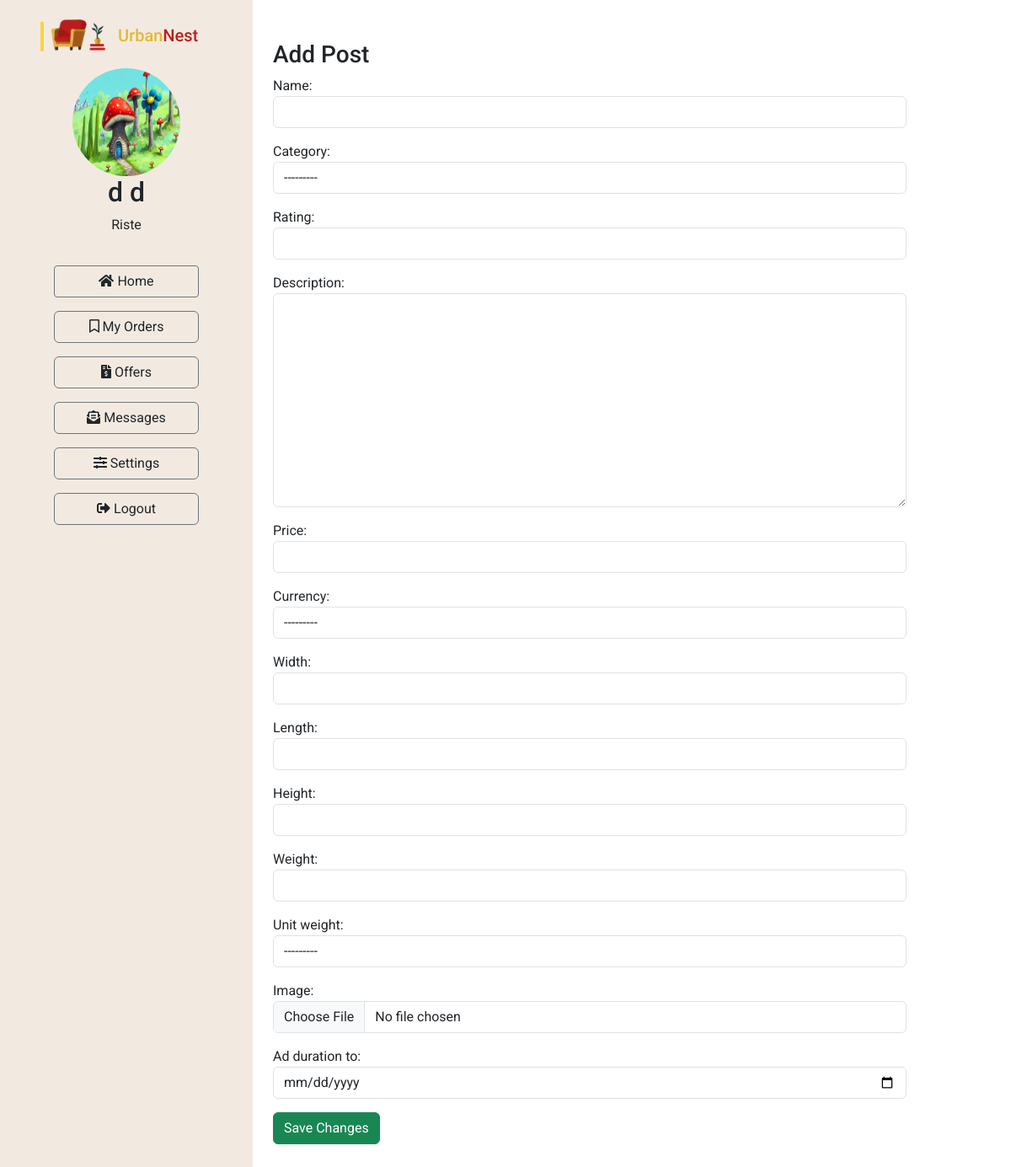
The app's page /ad/add_furniture_ad (signed in), older data.
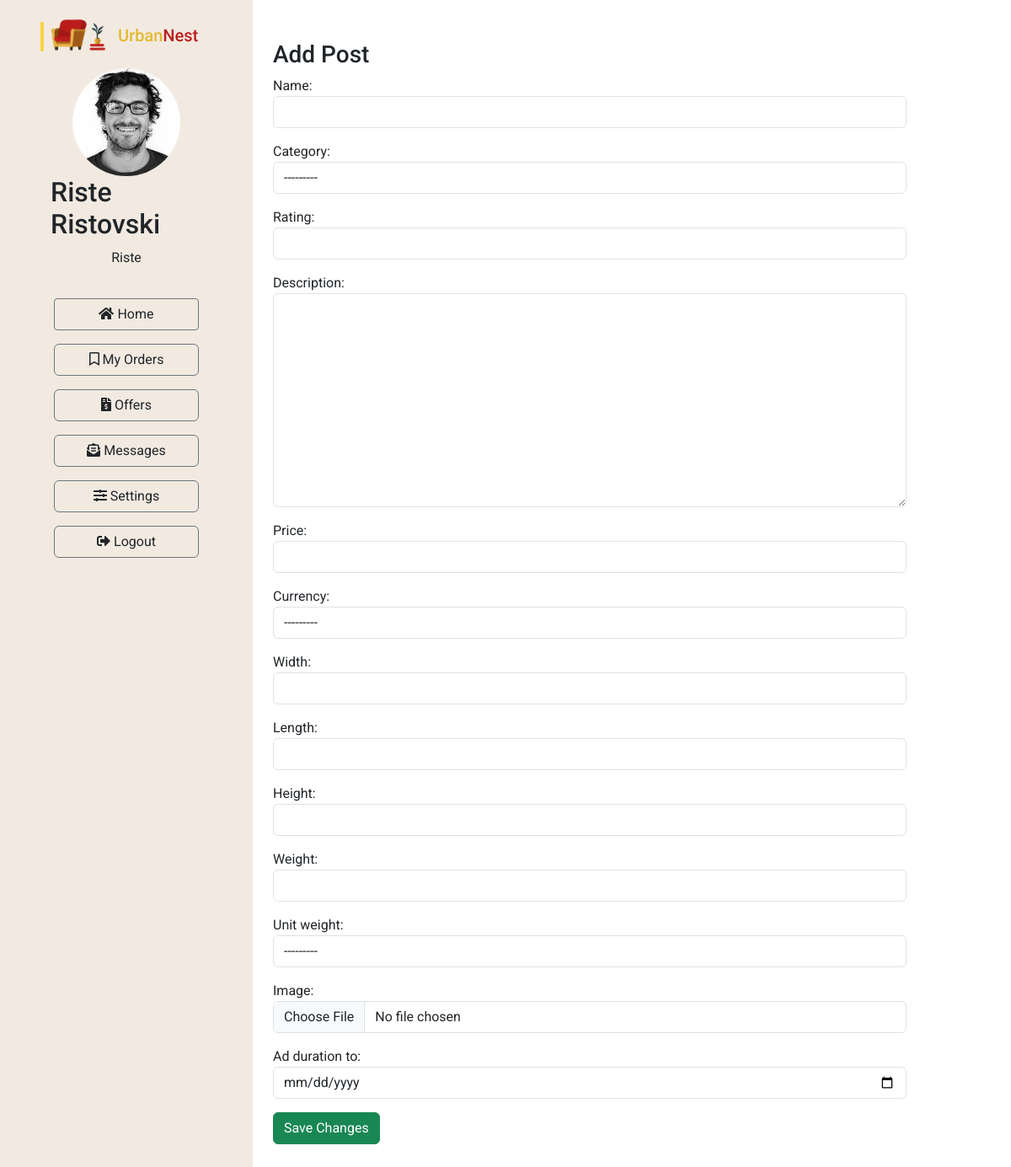
The same page, newer data.
### Furniture/models.py (models this page shows, shortened)
class UrbanNestUser(models.Model):
    user = models.OneToOneField(User, on_delete=models.CASCADE)
    first_name = models.CharField(max_length=100)
    last_name = models.CharField(max_length=100)
    photo = models.ImageField(upload_to='images/users', null=True, blank=True)
    address = models.CharField(max_length=200)
    city = models.CharField(max_length=100)
    postal_code = models.CharField(max_length=100)
    province = models.CharField(max_length=100)
    country = CountryField()
    phone_number = models.CharField(max_length=15)
    shopping_cart = models.ForeignKey('ShoppingCart', on_delete=models.CASCADE, null=True, blank=True)

### Furniture/views.py (the view)
# urls.py: path('ad/add_furniture_ad', add_furniture_ad, name='add_furniture_ad'),
@login_required
def add_furniture_ad(request):
    if request.method == 'POST':
        form = FurnitureAdForm(request.POST, request.FILES)
        if form.is_valid():
            furniture_ad = form.save(commit=False)
            furniture_ad.seller = UrbanNestUser.objects.get(user=request.user)
            if not request.FILES:
                furniture_ad.image = 'images/furnitures/default.jpg'
            furniture_ad.save()
            return redirect('dashboard_home')
    else:
        form = FurnitureAdForm()
    user = UrbanNestUser.objects.get(user=request.user)
    context = {'form': form, 'user': user}
    return render(request, 'ad-add.html', context=context)

### Furniture/forms.py
class FurnitureAdForm(forms.ModelForm):
    def __init__(self, *args, **kwargs):
        super(FurnitureAdForm, self).__init__(*args, **kwargs)
        for field in self.visible_fields():
            field.field.widget.attrs['class'] = 'form-control'
        self.fields['ad_duration_to'].widget = forms.DateInput(
            attrs={'type': 'date', 'class': 'form-control datepicker'}
        )
    class Meta:
        model = FurnitureAd
        exclude = ["user", "seller", "views", "status", "active"]

### Furniture/models.py (called while the page is built)
    def __str__(self):
        return self.name

### Furniture/templates/ad-add.html (shortened to what this page needs)
{% extends "dashboard/base-dashboard.html" %}
{% block content %}
<div class="container my-5">
    <h3>Add Post</h3>
    <form method="post" enctype="multipart/form-data">
        {{ form.as_p }}
        <button id="post_furniture_ad" type="submit" class="btn btn-success">Save Changes</button>
    </form>
</div>
{% endblock %}

### Furniture/templates/dashboard/base-dashboard.html (shortened to what this page needs)
<!DOCTYPE html>
<html lang="en">
<head>
    <link rel="stylesheet" href="https://cdn.jsdelivr.net/npm/bootstrap@5.3.0/dist/css/bootstrap.min.css">
    <link rel="stylesheet"
          href="https://cdn.jsdelivr.net/npm/@fortawesome/fontawesome-free@6.2.1/css/fontawesome.min.css"
>
</head>
<body>
<div style="min-height: 100vh;">
    <div class="row d-flex align-items-stretch p-0 m-0">
        <div class="py-3 px-5 col-md-3" style="background: #F2EAE1; min-height: 100vh;">
            <a href="{% url 'index' %}">
                <div>
                </div>
            </a>
            <div class="pt-3 container d-flex flex-column align-items-center justify-content-center mb-1">
                {% if user.photo %}
                <img src="{{ MEDIA_URL }}{{ user.photo.url }}" alt="" class="rounded-circle"
                     style="width: 128px; height: 128px;">
                {% endif %}
                <h2>{{ user.first_name }} {{ user.last_name }}</h2>
                <p>{{ user.user.username }}</p>
            </div>
            <div class="d-flex flex-column justify-content-center px-3 gap-3 py-3">
                <a href="{% url 'dashboard_home' %}" class="text-decoration-none text-reset btn btn-outline-secondary"
                   style="border-radius: 4px;"><i class="fas fa-home"></i> Home</a>
                <a href="{% url 'my_orders' %}" class="text-decoration-none text-reset btn btn-outline-secondary"><i
                        class='far fa-bookmark'></i> My
                    Orders</a>
                <a href="{% url 'offers' %}" class="text-decoration-none text-reset btn btn-outline-secondary"><i
                        class='fas fa-file-invoice-dollar'></i> Offers</a>
                <a href="{% url 'dashboard_messages' %}"
                   class="text-decoration-none text-reset btn btn-outline-secondary"><i
                        class='fas fa-envelope-open-text'></i> Messages</a>
                <a href="{% url 'edit_settings' %}" class="text-decoration-none text-reset btn btn-outline-secondary"><i
                        class='fas fa-sliders-h'></i> Settings</a>
                <a href="{% url 'logout' %}" class="text-decoration-none text-reset btn btn-outline-secondary"><i
                        class="fas fa-sign-out-alt"></i> Logout</a>
            </div>
        </div>
        <div class="col-md-8 white">
            {% block content %}{% endblock %}
        </div>
    </div>
</div>
</body>
</html>

Row changes from the older to the newer data that the page shows:
changed UrbanNestUser "Riste": photo: a different picture; first_name "d" → "Riste"; last_name "d" → "Ristovski"
